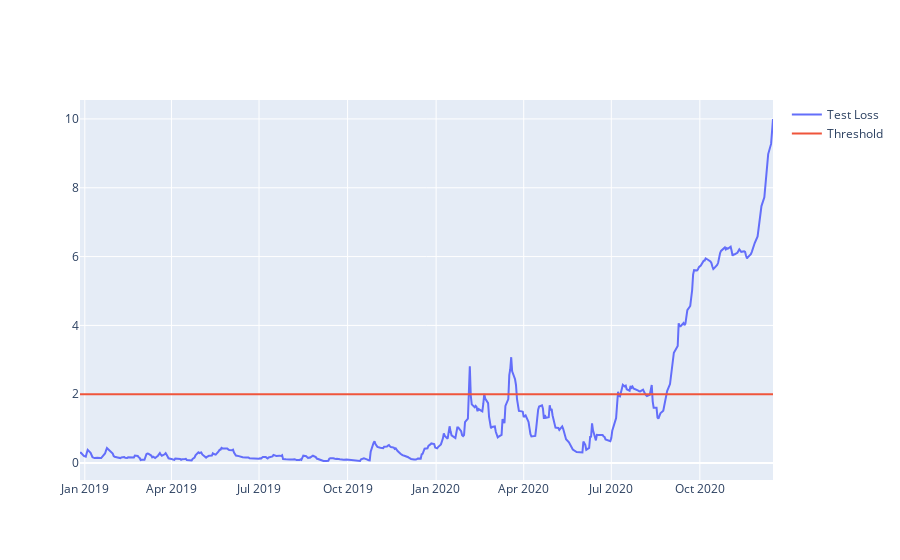

Write notebook code for a chart like this one.
### Code cell
fig = go.Figure()
fig.add_trace(go.Scatter(x=test[time_steps:].Date, y=test_score_df.loss,
                    mode='lines',
                    name='Test Loss'))
fig.add_trace(go.Scatter(x=test[time_steps:].Date, y=test_score_df.threshold,
                    mode='lines',
                    name='Threshold'))
fig.update_layout(showlegend=True)
fig.show()

### Figure 1 — Plotly figure (JSON) as saved in the notebook; plotly's stock layout.template omitted (floating-point values rounded to 4 significant figures; data arrays with more than 128 entries replaced by an {"elided": "..."} marker saying what was removed)
{"data": [{"mode": "lines", "name": "Test Loss", "type": "scatter", "x": {"elided": "498 str values"}, "y": {"elided": "498 float values"}}, {"mode": "lines", "name": "Threshold", "type": "scatter", "x": {"elided": "498 str values"}, "y": {"elided": "498 int values"}}], "layout": {"showlegend": true}}
